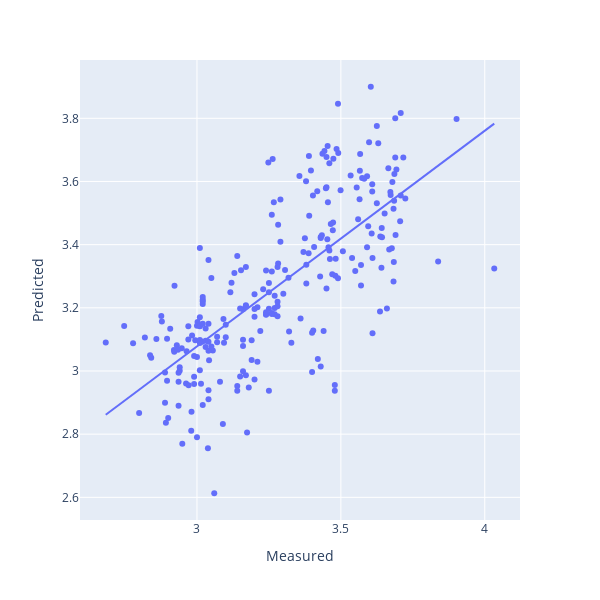

Notebook code cell kept with this figure:
### Code cell
optimise_pls_cv(df_msc.values, df_raw['PH'].values, 40, True, 'PH')

### Figure 1 — Plotly figure (JSON) as saved in the notebook; plotly's stock layout.template omitted (floating-point values rounded to 4 significant figures; data arrays with more than 128 entries replaced by an {"elided": "..."} marker saying what was removed)
{"data": [{"hovertemplate": "Measured=%{x}<br>Predicted=%{y}<extra></extra>", "legendgroup": "", "marker": {"color": "#636efa", "symbol": "circle"}, "mode": "markers", "name": "", "orientation": "v", "showlegend": false, "type": "scatter", "x": {"elided": "250 float values"}, "xaxis": "x", "y": {"elided": "250 float values"}, "yaxis": "y"}, {"hovertemplate": "<b>OLS trendline</b><br>y = 0.682687 * x + 1.02992<br>R<sup>2</sup>=0.526329<br><br>Measured=%{x}<br>Predicted=%{y} <b>(trend)</b><extra></extra>", "legendgroup": "", "marker": {"color": "#636efa", "symbol": "circle"}, "mode": "lines", "name": "", "showlegend": false, "type": "scatter", "x": {"elided": "250 float values"}, "xaxis": "x", "y": {"elided": "250 float values"}, "yaxis": "y"}], "layout": {"height": 600, "legend": {"tracegroupgap": 0}, "margin": {"t": 60}, "width": 600, "xaxis": {"anchor": "y", "domain": [0, 1], "title": {"text": "Measured"}}, "yaxis": {"anchor": "x", "domain": [0, 1], "title": {"text": "Predicted"}}}}
